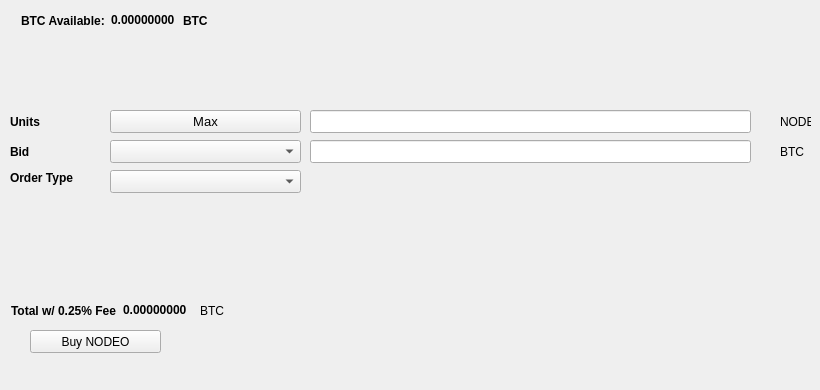
   <widget class="QWidget" name="BuyTab">
    <attribute name="title">
     <string>Buy</string>
    </attribute>
    <widget class="QPushButton" name="BuyNODEO">
     <property name="geometry">
      <rect>
       <x>30</x>
       <y>330</y>
       <width>131</width>
       <height>23</height>
      </rect>
     </property>
     <property name="text">
      <string>Buy NODEO</string>
     </property>
     <property name="icon">
      <iconset resource="../nodeo.qrc">
       <normaloff>:/icons/bitcoin</normaloff>:/icons/bitcoin</iconset>
     </property>
    </widget>
    <widget class="QLabel" name="label_3">
     <property name="geometry">
      <rect>
       <x>10</x>
       <y>110</y>
       <width>46</width>
       <height>23</height>
      </rect>
     </property>
     <property name="font">
      <font>
       <weight>75</weight>
       <bold>true</bold>
      </font>
     </property>
     <property name="text">
      <string>Units</string>
     </property>
    </widget>
    <widget class="QLineEdit" name="UnitsInput">
     <property name="geometry">
      <rect>
       <x>310</x>
       <y>110</y>
       <width>441</width>
       <height>23</height>
      </rect>
     </property>
     <property name="font">
      <font>
       <pointsize>9</pointsize>
       <weight>75</weight>
       <bold>true</bold>
      </font>
     </property>
    </widget>
    <widget class="QLineEdit" name="BuyBidPriceEdit">
     <property name="geometry">
      <rect>
       <x>310</x>
       <y>140</y>
       <width>441</width>
       <height>23</height>
      </rect>
     </property>
     <property name="font">
      <font>
       <pointsize>9</pointsize>
       <weight>75</weight>
       <bold>true</bold>
      </font>
     </property>
    </widget>
    <widget class="QLabel" name="label_4">
     <property name="geometry">
      <rect>
       <x>780</x>
       <y>110</y>
       <width>31</width>
       <height>23</height>
      </rect>
     </property>
     <property name="text">
      <string>NODEO</string>
     </property>
    </widget>
    <widget class="QLabel" name="label_5">
     <property name="geometry">
      <rect>
       <x>780</x>
       <y>140</y>
       <width>31</width>
       <height>23</height>
      </rect>
     </property>
     <property name="text">
      <string>BTC</string>
     </property>
    </widget>
    <widget class="QLabel" name="label_6">
     <property name="geometry">
      <rect>
       <x>10</x>
       <y>140</y>
       <width>46</width>
       <height>23</height>
      </rect>
     </property>
     <property name="font">
      <font>
       <weight>75</weight>
       <bold>true</bold>
      </font>
     </property>
     <property name="text">
      <string>Bid</string>
     </property>
    </widget>
    <widget class="QLabel" name="label_7">
     <property name="geometry">
      <rect>
       <x>10</x>
       <y>170</y>
       <width>91</width>
       <height>16</height>
      </rect>
     </property>
     <property name="font">
      <font>
       <weight>75</weight>
       <bold>true</bold>
      </font>
     </property>
     <property name="text">
      <string>Order Type</string>
     </property>
    </widget>
    <widget class="QPushButton" name="Buy_Max_Amount">
     <property name="geometry">
      <rect>
       <x>110</x>
       <y>110</y>
       <width>191</width>
       <height>23</height>
      </rect>
     </property>
     <property name="font">
      <font>
       <pointsize>10</pointsize>
      </font>
     </property>
     <property name="text">
      <string>Max</string>
     </property>
    </widget>
    <widget class="QComboBox" name="BuyBidcomboBox">
     <property name="geometry">
      <rect>
       <x>110</x>
       <y>140</y>
       <width>191</width>
       <height>23</height>
      </rect>
     </property>
     <property name="font">
      <font>
       <pointsize>10</pointsize>
      </font>
     </property>
    </widget>
    <widget class="QComboBox" name="buyOrdertypeCombo">
     <property name="geometry">
      <rect>
       <x>110</x>
       <y>170</y>
       <width>191</width>
       <height>23</height>
      </rect>
     </property>
     <property name="font">
      <font>
       <pointsize>10</pointsize>
      </font>
     </property>
    </widget>
    <widget class="QWidget" name="layoutWidget1">
     <property name="geometry">
      <rect>
       <x>21</x>
       <y>11</y>
       <width>227</width>
       <height>19</height>
      </rect>
     </property>
     <layout class="QHBoxLayout" name="horizontalLayout_3">
      <item>
       <widget class="QLabel" name="label232">
        <property name="font">
         <font>
          <weight>75</weight>
          <bold>true</bold>
         </font>
        </property>
        <property name="text">
         <string>BTC Available:</string>
        </property>
       </widget>
      </item>
      <item>
       <widget class="QLabel" name="BtcAvailableLbl">
        <property name="palette">
         <palette>
          <active>
           <colorrole role="WindowText">
            <brush brushstyle="SolidPattern">
             <color alpha="255">
              <red>0</red>
              <green>0</green>
              <blue>0</blue>
             </color>
            </brush>
           </colorrole>
           <colorrole role="Button">
            <brush brushstyle="SolidPattern">
             <color alpha="255">
              <red>0</red>
              <green>170</green>
              <blue>0</blue>
             </color>
            </brush>
           </colorrole>
           <colorrole role="Light">
            <brush brushstyle="SolidPattern">
             <color alpha="255">
              <red>0</red>
              <green>255</green>
              <blue>0</blue>
             </color>
            </brush>
           </colorrole>
           <colorrole role="Midlight">
            <brush brushstyle="SolidPattern">
             <color alpha="255">
              <red>0</red>
              <green>212</green>
              <blue>0</blue>
             </color>
            </brush>
           </colorrole>
           <colorrole role="Dark">
            <brush brushstyle="SolidPattern">
             <color alpha="255">
              <red>0</red>
              <green>85</green>
              <blue>0</blue>
             </color>
            </brush>
           </colorrole>
           <colorrole role="Mid">
            <brush brushstyle="SolidPattern">
             <color alpha="255">
              <red>0</red>
              <green>113</green>
              <blue>0</blue>
             </color>
            </brush>
           </colorrole>
           <colorrole role="Text">
            <brush brushstyle="SolidPattern">
             <color alpha="255">
              <red>0</red>
              <green>170</green>
              <blue>0</blue>
             </color>
            </brush>
           </colorrole>
           <colorrole role="BrightText">
            <brush brushstyle="SolidPattern">
             <color alpha="255">
              <red>255</red>
              <green>255</green>
              <blue>255</blue>
             </color>
            </brush>
           </colorrole>
           <colorrole role="ButtonText">
            <brush brushstyle="SolidPattern">
             <color alpha="255">
              <red>0</red>
              <green>0</green>
              <blue>0</blue>
             </color>
            </brush>
           </colorrole>
           <colorrole role="Base">
            <brush brushstyle="SolidPattern">
             <color alpha="255">
              <red>255</red>
              <green>255</green>
              <blue>255</blue>
             </color>
            </brush>
           </colorrole>
           <colorrole role="Window">
            <brush brushstyle="SolidPattern">
             <color alpha="255">
              <red>0</red>
              <green>170</green>
              <blue>0</blue>
             </color>
            </brush>
           </colorrole>
           <colorrole role="Shadow">
            <brush brushstyle="SolidPattern">
             <color alpha="255">
              <red>0</red>
              <green>0</green>
              <blue>0</blue>
             </color>
            </brush>
           </colorrole>
           <colorrole role="AlternateBase">
            <brush brushstyle="SolidPattern">
             <color alpha="255">
              <red>127</red>
              <green>212</green>
              <blue>127</blue>
             </color>
            </brush>
           </colorrole>
           <colorrole role="ToolTipBase">
            <brush brushstyle="SolidPattern">
             <color alpha="255">
              <red>255</red>
              <green>255</green>
              <blue>220</blue>
             </color>
            </brush>
           </colorrole>
           <colorrole role="ToolTipText">
            <brush brushstyle="SolidPattern">
             <color alpha="255">
              <red>0</red>
              <green>0</green>
              <blue>0</blue>
             </color>
            </brush>
           </colorrole>
          </active>
          <inactive>
           <colorrole role="WindowText">
            <brush brushstyle="SolidPattern">
             <color alpha="255">
              <red>0</red>
              <green>0</green>
              <blue>0</blue>
             </color>
            </brush>
           </colorrole>
           <colorrole role="Button">
            <brush brushstyle="SolidPattern">
             <color alpha="255">
              <red>0</red>
              <green>170</green>
              <blue>0</blue>
             </color>
            </brush>
           </colorrole>
           <colorrole role="Light">
            <brush brushstyle="SolidPattern">
             <color alpha="255">
              <red>0</red>
              <green>255</green>
              <blue>0</blue>
             </color>
            </brush>
           </colorrole>
           <colorrole role="Midlight">
            <brush brushstyle="SolidPattern">
             <color alpha="255">
              <red>0</red>
              <green>212</green>
              <blue>0</blue>
             </color>
            </brush>
           </colorrole>
           <colorrole role="Dark">
            <brush brushstyle="SolidPattern">
             <color alpha="255">
              <red>0</red>
              <green>85</green>
              <blue>0</blue>
             </color>
            </brush>
           </colorrole>
           <colorrole role="Mid">
            <brush brushstyle="SolidPattern">
             <color alpha="255">
              <red>0</red>
              <green>113</green>
              <blue>0</blue>
             </color>
            </brush>
           </colorrole>
           <colorrole role="Text">
            <brush brushstyle="SolidPattern">
             <color alpha="255">
              <red>0</red>
              <green>170</green>
              <blue>0</blue>
             </color>
            </brush>
           </colorrole>
           <colorrole role="BrightText">
            <brush brushstyle="SolidPattern">
             <color alpha="255">
              <red>255</red>
              <green>255</green>
              <blue>255</blue>
             </color>
            </brush>
           </colorrole>
           <colorrole role="ButtonText">
            <brush brushstyle="SolidPattern">
             <color alpha="255">
              <red>0</red>
              <green>0</green>
              <blue>0</blue>
             </color>
            </brush>
           </colorrole>
           <colorrole role="Base">
            <brush brushstyle="SolidPattern">
             <color alpha="255">
              <red>255</red>
              <green>255</green>
              <blue>255</blue>
             </color>
            </brush>
           </colorrole>
           <colorrole role="Window">
            <brush brushstyle="SolidPattern">
             <color alpha="255">
              <red>0</red>
              <green>170</green>
              <blue>0</blue>
             </color>
            </brush>
           </colorrole>
           <colorrole role="Shadow">
            <brush brushstyle="SolidPattern">
             <color alpha="255">
              <red>0</red>
              <green>0</green>
              <blue>0</blue>
             </color>
            </brush>
           </colorrole>
           <colorrole role="AlternateBase">
            <brush brushstyle="SolidPattern">
             <color alpha="255">
              <red>127</red>
              <green>212</green>
              <blue>127</blue>
             </color>
            </brush>
           </colorrole>
           <colorrole role="ToolTipBase">
            <brush brushstyle="SolidPattern">
             <color alpha="255">
              <red>255</red>
              <green>255</green>
              <blue>220</blue>
             </color>
            </brush>
           </colorrole>
           <colorrole role="ToolTipText">
            <brush brushstyle="SolidPattern">
             <color alpha="255">
              <red>0</red>
              <green>0</green>
              <blue>0</blue>
             </color>
            </brush>
           </colorrole>
          </inactive>
          <disabled>
           <colorrole role="WindowText">
            <brush brushstyle="SolidPattern">
             <color alpha="255">
              <red>0</red>
              <green>85</green>
              <blue>0</blue>
             </color>
            </brush>
           </colorrole>
           <colorrole role="Button">
            <brush brushstyle="SolidPattern">
             <color alpha="255">
              <red>0</red>
              <green>170</green>
              <blue>0</blue>
             </color>
            </brush>
           </colorrole>
           <colorrole role="Light">
            <brush brushstyle="SolidPattern">
             <color alpha="255">
              <red>0</red>
              <green>255</green>
              <blue>0</blue>
             </color>
            </brush>
           </colorrole>
           <colorrole role="Midlight">
            <brush brushstyle="SolidPattern">
             <color alpha="255">
              <red>0</red>
              <green>212</green>
              <blue>0</blue>
             </color>
            </brush>
           </colorrole>
           <colorrole role="Dark">
            <brush brushstyle="SolidPattern">
             <color alpha="255">
              <red>0</red>
              <green>85</green>
              <blue>0</blue>
             </color>
            </brush>
           </colorrole>
           <colorrole role="Mid">
            <brush brushstyle="SolidPattern">
             <color alpha="255">
              <red>0</red>
              <green>113</green>
              <blue>0</blue>
             </color>
            </brush>
           </colorrole>
           <colorrole role="Text">
            <brush brushstyle="SolidPattern">
             <color alpha="255">
              <red>0</red>
              <green>85</green>
              <blue>0</blue>
             </color>
            </brush>
           </colorrole>
           <colorrole role="BrightText">
            <brush brushstyle="SolidPattern">
             <color alpha="255">
              <red>255</red>
              <green>255</green>
              <blue>255</blue>
             </color>
            </brush>
           </colorrole>
           <colorrole role="ButtonText">
            <brush brushstyle="SolidPattern">
             <color alpha="255">
              <red>0</red>
              <green>85</green>
              <blue>0</blue>
             </color>
            </brush>
           </colorrole>
           <colorrole role="Base">
            <brush brushstyle="SolidPattern">
             <color alpha="255">
              <red>0</red>
              <green>170</green>
              <blue>0</blue>
             </color>
            </brush>
           </colorrole>
           <colorrole role="Window">
            <brush brushstyle="SolidPattern">
             <color alpha="255">
              <red>0</red>
              <green>170</green>
              <blue>0</blue>
             </color>
            </brush>
           </colorrole>
           <colorrole role="Shadow">
            <brush brushstyle="SolidPattern">
             <color alpha="255">
              <red>0</red>
              <green>0</green>
              <blue>0</blue>
             </color>
            </brush>
           </colorrole>
           <colorrole role="AlternateBase">
            <brush brushstyle="SolidPattern">
             <color alpha="255">
              <red>0</red>
              <green>170</green>
              <blue>0</blue>
             </color>
            </brush>
           </colorrole>
           <colorrole role="ToolTipBase">
            <brush brushstyle="SolidPattern">
             <color alpha="255">
              <red>255</red>
              <green>255</green>
              <blue>220</blue>
             </color>
            </brush>
           </colorrole>
           <colorrole role="ToolTipText">
            <brush brushstyle="SolidPattern">
             <color alpha="255">
              <red>0</red>
              <green>0</green>
              <blue>0</blue>
             </color>
            </brush>
           </colorrole>
          </disabled>
         </palette>
        </property>
        <property name="font">
         <font>
          <weight>75</weight>
          <bold>true</bold>
         </font>
        </property>
        <property name="text">
         <string>0.00000000</string>
        </property>
        <property name="textInteractionFlags">
         <set>Qt::LinksAccessibleByMouse|Qt::TextSelectableByKeyboard|Qt::TextSelectableByMouse</set>
        </property>
       </widget>
      </item>
      <item>
       <widget class="QLabel" name="BtcAvailableLbl_2">
        <property name="font">
         <font>
          <weight>75</weight>
          <bold>true</bold>
         </font>
        </property>
        <property name="text">
         <string>BTC</string>
        </property>
       </widget>
      </item>
     </layout>
    </widget>
    <widget class="QWidget" name="layoutWidge2">
     <property name="geometry">
      <rect>
       <x>11</x>
       <y>301</y>
       <width>259</width>
       <height>19</height>
      </rect>
     </property>
     <layout class="QHBoxLayout" name="horizontalLayout_4">
      <item>
       <widget class="QLabel" name="label_9">
        <property name="font">
         <font>
          <weight>75</weight>
          <bold>true</bold>
         </font>
        </property>
        <property name="text">
         <string>Total w/ 0.25% Fee</string>
        </property>
       </widget>
      </item>
      <item>
       <widget class="QLabel" name="BuyCostLabel">
        <property name="palette">
         <palette>
          <active>
           <colorrole role="WindowText">
            <brush brushstyle="SolidPattern">
             <color alpha="255">
              <red>0</red>
              <green>0</green>
              <blue>0</blue>
             </color>
            </brush>
           </colorrole>
           <colorrole role="Button">
            <brush brushstyle="SolidPattern">
             <color alpha="255">
              <red>0</red>
              <green>170</green>
              <blue>0</blue>
             </color>
            </brush>
           </colorrole>
           <colorrole role="Light">
            <brush brushstyle="SolidPattern">
             <color alpha="255">
              <red>0</red>
              <green>255</green>
              <blue>0</blue>
             </color>
            </brush>
           </colorrole>
           <colorrole role="Midlight">
            <brush brushstyle="SolidPattern">
             <color alpha="255">
              <red>0</red>
              <green>212</green>
              <blue>0</blue>
             </color>
            </brush>
           </colorrole>
           <colorrole role="Dark">
            <brush brushstyle="SolidPattern">
             <color alpha="255">
              <red>0</red>
              <green>85</green>
              <blue>0</blue>
             </color>
            </brush>
           </colorrole>
           <colorrole role="Mid">
            <brush brushstyle="SolidPattern">
             <color alpha="255">
              <red>0</red>
              <green>113</green>
              <blue>0</blue>
             </color>
            </brush>
           </colorrole>
           <colorrole role="Text">
            <brush brushstyle="SolidPattern">
             <color alpha="255">
              <red>0</red>
              <green>170</green>
              <blue>0</blue>
             </color>
            </brush>
           </colorrole>
           <colorrole role="BrightText">
            <brush brushstyle="SolidPattern">
             <color alpha="255">
              <red>255</red>
              <green>255</green>
              <blue>255</blue>
             </color>
            </brush>
           </colorrole>
           <colorrole role="ButtonText">
            <brush brushstyle="SolidPattern">
             <color alpha="255">
              <red>0</red>
              <green>0</green>
              <blue>0</blue>
             </color>
            </brush>
           </colorrole>
           <colorrole role="Base">
            <brush brushstyle="SolidPattern">
             <color alpha="255">
              <red>255</red>
              <green>255</green>
              <blue>255</blue>
             </color>
            </brush>
           </colorrole>
           <colorrole role="Window">
            <brush brushstyle="SolidPattern">
             <color alpha="255">
              <red>0</red>
              <green>170</green>
              <blue>0</blue>
             </color>
            </brush>
           </colorrole>
           <colorrole role="Shadow">
            <brush brushstyle="SolidPattern">
             <color alpha="255">
              <red>0</red>
              <green>0</green>
              <blue>0</blue>
             </color>
            </brush>
           </colorrole>
           <colorrole role="AlternateBase">
            <brush brushstyle="SolidPattern">
             <color alpha="255">
              <red>127</red>
              <green>212</green>
              <blue>127</blue>
             </color>
            </brush>
           </colorrole>
           <colorrole role="ToolTipBase">
            <brush brushstyle="SolidPattern">
             <color alpha="255">
              <red>255</red>
              <green>255</green>
              <blue>220</blue>
             </color>
            </brush>
           </colorrole>
           <colorrole role="ToolTipText">
            <brush brushstyle="SolidPattern">
             <color alpha="255">
              <red>0</red>
              <green>0</green>
              <blue>0</blue>
             </color>
            </brush>
           </colorrole>
          </active>
          <inactive>
           <colorrole role="WindowText">
            <brush brushstyle="SolidPattern">
             <color alpha="255">
              <red>0</red>
              <green>0</green>
              <blue>0</blue>
             </color>
            </brush>
           </colorrole>
           <colorrole role="Button">
            <brush brushstyle="SolidPattern">
             <color alpha="255">
              <red>0</red>
              <green>170</green>
              <blue>0</blue>
             </color>
            </brush>
           </colorrole>
           <colorrole role="Light">
            <brush brushstyle="SolidPattern">
             <color alpha="255">
              <red>0</red>
              <green>255</green>
              <blue>0</blue>
             </color>
            </brush>
           </colorrole>
           <colorrole role="Midlight">
            <brush brushstyle="SolidPattern">
             <color alpha="255">
              <red>0</red>
              <green>212</green>
              <blue>0</blue>
             </color>
            </brush>
           </colorrole>
           <colorrole role="Dark">
            <brush brushstyle="SolidPattern">
             <color alpha="255">
              <red>0</red>
              <green>85</green>
              <blue>0</blue>
             </color>
            </brush>
           </colorrole>
           <colorrole role="Mid">
            <brush brushstyle="SolidPattern">
             <color alpha="255">
              <red>0</red>
              <green>113</green>
              <blue>0</blue>
             </color>
            </brush>
           </colorrole>
           <colorrole role="Text">
            <brush brushstyle="SolidPattern">
             <color alpha="255">
              <red>0</red>
              <green>170</green>
              <blue>0</blue>
             </color>
            </brush>
           </colorrole>
           <colorrole role="BrightText">
            <brush brushstyle="SolidPattern">
             <color alpha="255">
              <red>255</red>
              <green>255</green>
              <blue>255</blue>
             </color>
            </brush>
           </colorrole>
           <colorrole role="ButtonText">
            <brush brushstyle="SolidPattern">
             <color alpha="255">
              <red>0</red>
              <green>0</green>
              <blue>0</blue>
             </color>
            </brush>
           </colorrole>
           <colorrole role="Base">
            <brush brushstyle="SolidPattern">
             <color alpha="255">
              <red>255</red>
              <green>255</green>
              <blue>255</blue>
             </color>
            </brush>
           </colorrole>
           <colorrole role="Window">
            <brush brushstyle="SolidPattern">
             <color alpha="255">
              <red>0</red>
              <green>170</green>
              <blue>0</blue>
             </color>
            </brush>
           </colorrole>
           <colorrole role="Shadow">
            <brush brushstyle="SolidPattern">
             <color alpha="255">
              <red>0</red>
              <green>0</green>
              <blue>0</blue>
             </color>
            </brush>
           </colorrole>
           <colorrole role="AlternateBase">
            <brush brushstyle="SolidPattern">
             <color alpha="255">
              <red>127</red>
              <green>212</green>
              <blue>127</blue>
             </color>
            </brush>
           </colorrole>
           <colorrole role="ToolTipBase">
            <brush brushstyle="SolidPattern">
             <color alpha="255">
              <red>255</red>
              <green>255</green>
              <blue>220</blue>
             </color>
            </brush>
           </colorrole>
           <colorrole role="ToolTipText">
            <brush brushstyle="SolidPattern">
             <color alpha="255">
              <red>0</red>
              <green>0</green>
              <blue>0</blue>
             </color>
            </brush>
           </colorrole>
          </inactive>
          <disabled>
           <colorrole role="WindowText">
            <brush brushstyle="SolidPattern">
             <color alpha="255">
              <red>0</red>
              <green>85</green>
              <blue>0</blue>
             </color>
            </brush>
           </colorrole>
           <colorrole role="Button">
            <brush brushstyle="SolidPattern">
             <color alpha="255">
              <red>0</red>
              <green>170</green>
              <blue>0</blue>
             </color>
            </brush>
           </colorrole>
           <colorrole role="Light">
            <brush brushstyle="SolidPattern">
             <color alpha="255">
              <red>0</red>
              <green>255</green>
              <blue>0</blue>
             </color>
            </brush>
           </colorrole>
           <colorrole role="Midlight">
            <brush brushstyle="SolidPattern">
             <color alpha="255">
              <red>0</red>
              <green>212</green>
              <blue>0</blue>
             </color>
            </brush>
           </colorrole>
           <colorrole role="Dark">
            <brush brushstyle="SolidPattern">
             <color alpha="255">
              <red>0</red>
              <green>85</green>
              <blue>0</blue>
             </color>
            </brush>
           </colorrole>
           <colorrole role="Mid">
            <brush brushstyle="SolidPattern">
             <color alpha="255">
              <red>0</red>
              <green>113</green>
              <blue>0</blue>
             </color>
            </brush>
           </colorrole>
           <colorrole role="Text">
            <brush brushstyle="SolidPattern">
             <color alpha="255">
              <red>0</red>
              <green>85</green>
              <blue>0</blue>
             </color>
            </brush>
           </colorrole>
           <colorrole role="BrightText">
            <brush brushstyle="SolidPattern">
             <color alpha="255">
              <red>255</red>
              <green>255</green>
              <blue>255</blue>
             </color>
            </brush>
           </colorrole>
           <colorrole role="ButtonText">
            <brush brushstyle="SolidPattern">
             <color alpha="255">
              <red>0</red>
              <green>85</green>
              <blue>0</blue>
             </color>
            </brush>
           </colorrole>
           <colorrole role="Base">
            <brush brushstyle="SolidPattern">
             <color alpha="255">
              <red>0</red>
              <green>170</green>
              <blue>0</blue>
             </color>
            </brush>
           </colorrole>
           <colorrole role="Window">
            <brush brushstyle="SolidPattern">
             <color alpha="255">
              <red>0</red>
              <green>170</green>
              <blue>0</blue>
             </color>
            </brush>
           </colorrole>
           <colorrole role="Shadow">
            <brush brushstyle="SolidPattern">
             <color alpha="255">
              <red>0</red>
              <green>0</green>
              <blue>0</blue>
             </color>
            </brush>
           </colorrole>
           <colorrole role="AlternateBase">
            <brush brushstyle="SolidPattern">
             <color alpha="255">
              <red>0</red>
              <green>170</green>
              <blue>0</blue>
             </color>
            </brush>
           </colorrole>
           <colorrole role="ToolTipBase">
            <brush brushstyle="SolidPattern">
             <color alpha="255">
              <red>255</red>
              <green>255</green>
              <blue>220</blue>
             </color>
            </brush>
           </colorrole>
           <colorrole role="ToolTipText">
            <brush brushstyle="SolidPattern">
             <color alpha="255">
              <red>0</red>
              <green>0</green>
              <blue>0</blue>
             </color>
            </brush>
           </colorrole>
          </disabled>
         </palette>
        </property>
        <property name="font">
         <font>
          <weight>75</weight>
          <bold>true</bold>
         </font>
        </property>
        <property name="autoFillBackground">
         <bool>false</bool>
        </property>
        <property name="text">
         <string>0.00000000</string>
        </property>
        <property name="textInteractionFlags">
         <set>Qt::LinksAccessibleByMouse|Qt::TextSelectableByMouse</set>
        </property>
       </widget>
      </item>
      <item>
       <widget class="QLabel" name="label_10">
        <property name="font">
         <font>
          <weight>50</weight>
          <bold>false</bold>
         </font>
        </property>
        <property name="text">
         <string>BTC</string>
        </property>
       </widget>
      </item>
     </layout>
    </widget>
    <widget class="QLabel" name="label_24">
     <property name="geometry">
      <rect>
       <x>460</x>
       <y>300</y>
       <width>281</width>
       <height>81</height>
      </rect>
     </property>
     <property name="text">
      <string/>
     </property>
     <property name="pixmap">
      <pixmap>:/images/bittrex</pixmap>
     </property>
    </widget>
   </widget>
